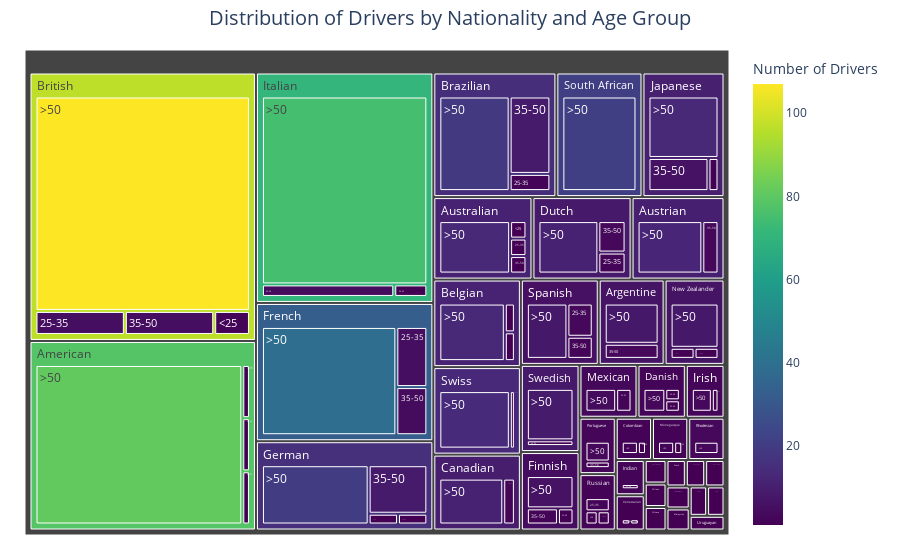

Here is the notebook cell this chart was saved with:
### Code cell
# Ensure no zero or NaN values in 'Number of Drivers'
driver_by_nationality_sorted = driver_by_nationality_sorted[driver_by_nationality_sorted['Number of Drivers'] > 0]

# Create a treemap
fig = px.treemap(
    driver_by_nationality_sorted,
    path=['nationality', 'Age Group'],
    values='Number of Drivers',
    color='Number of Drivers',
    title='Distribution of Drivers by Nationality and Age Group',
    labels={'nationality': 'Nationality', 'Number of Drivers': 'Number of Drivers'},
    color_continuous_scale='Viridis'
)

# Customize layout for better readability
fig.update_layout(
    title=dict(font=dict(size=20), x=0.5),
    template='plotly',
    margin=dict(t=50, l=25, r=25, b=25)
)

# Show the chart
fig.show()

### Figure 1 — Plotly figure (JSON) as saved in the notebook; plotly's stock layout.template omitted (floating-point values rounded to 4 significant figures; data arrays with more than 128 entries replaced by an {"elided": "..."} marker saying what was removed)
{"data": [{"branchvalues": "total", "customdata": {"elided": "200x1 float values"}, "domain": {"x": [0, 1], "y": [0, 1]}, "hovertemplate": "labels=%{label}<br>Number of Drivers_sum=%{value}<br>parent=%{parent}<br>id=%{id}<br>Number of Drivers=%{color}<extra></extra>", "ids": {"elided": "200 str values"}, "labels": {"elided": "200 str values"}, "marker": {"coloraxis": "coloraxis", "colors": {"elided": "200 float values"}}, "name": "", "parents": {"elided": "200 str values"}, "type": "treemap", "values": {"elided": "200 int values"}}], "layout": {"coloraxis": {"colorbar": {"title": {"text": "Number of Drivers"}}, "colorscale": [[0, "#440154"], [0.1111, "#482878"], [0.2222, "#3e4989"], [0.3333, "#31688e"], [0.4444, "#26828e"], [0.5556, "#1f9e89"], [0.6667, "#35b779"], [0.7778, "#6ece58"], [0.8889, "#b5de2b"], [1, "#fde725"]]}, "legend": {"tracegroupgap": 0}, "margin": {"b": 25, "l": 25, "r": 25, "t": 50}, "title": {"font": {"size": 20}, "text": "Distribution of Drivers by Nationality and Age Group", "x": 0.5}}}
